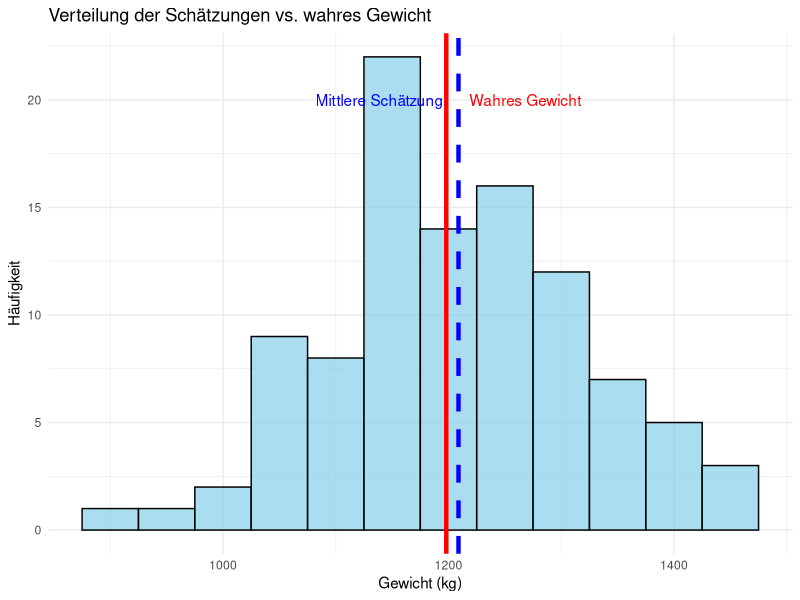

The R script that drew this image:
## ---- chunk 1
knitr::opts_chunk$set(echo = FALSE, warning = FALSE, message = FALSE)
library(ggplot2)
library(dplyr)
## ---- chunk 2
# Verwende das lokale Bild aus dem img-Ordner mit absolutem Pfad
img_path <- file.path(getwd(), "..", "img", "galton.jpg")
if(file.exists(img_path)) {
  knitr::include_graphics(img_path)
} else {
  # Fallback: Versuche einen relativen Pfad
  img_path2 <- "img/galton.jpg"
  if(file.exists(img_path2)) {
    knitr::include_graphics(img_path2)
  } else {
    cat("Bild konnte nicht gefunden werden. Bitte überprüfen Sie den Pfad.")
  }
}
## ---- chunk 3
# Simulate data for illustration
set.seed(123)
true_weight <- 1198
guesses <- rnorm(100, mean = true_weight, sd = 120)
mean_guess <- mean(guesses)
## ---- chunk 4
df <- data.frame(guess = guesses)
ggplot(df, aes(x = guess)) +
  geom_histogram(binwidth = 50, fill = "skyblue", color = "black", alpha = 0.7) +
  geom_vline(xintercept = true_weight, color = "red", size = 1.5) +
  geom_vline(xintercept = mean_guess, color = "blue", size = 1.5, linetype = "dashed") +
  annotate("text", x = true_weight + 70, y = 20, label = "Wahres Gewicht", color = "red") +
  annotate("text", x = mean_guess - 70, y = 20, label = "Mittlere Schätzung", color = "blue") +
  labs(title = "Verteilung der Schätzungen vs. wahres Gewicht",
       x = "Gewicht (kg)",
       y = "Häufigkeit") +
  theme_minimal()
## ---- chunk 5
# Create a small table of sample guesses
set.seed(456)
sample_guesses <- sample(guesses, 10)
sample_df <- data.frame(
  Teilnehmer = 1:10,
  Schätzung = round(sample_guesses),
  Fehler = round(sample_guesses - true_weight)
)

# Display summary statistics instead of a table
cat("Zusammenfassung der Stichprobenschätzungen:\n")
cat("Mittlere Schätzung:", round(mean(sample_guesses)), "kg\n")
cat("Wahres Gewicht:", true_weight, "kg\n")
cat("Fehler des Mittelwerts:", round(mean(sample_guesses) - true_weight), "kg\n")
